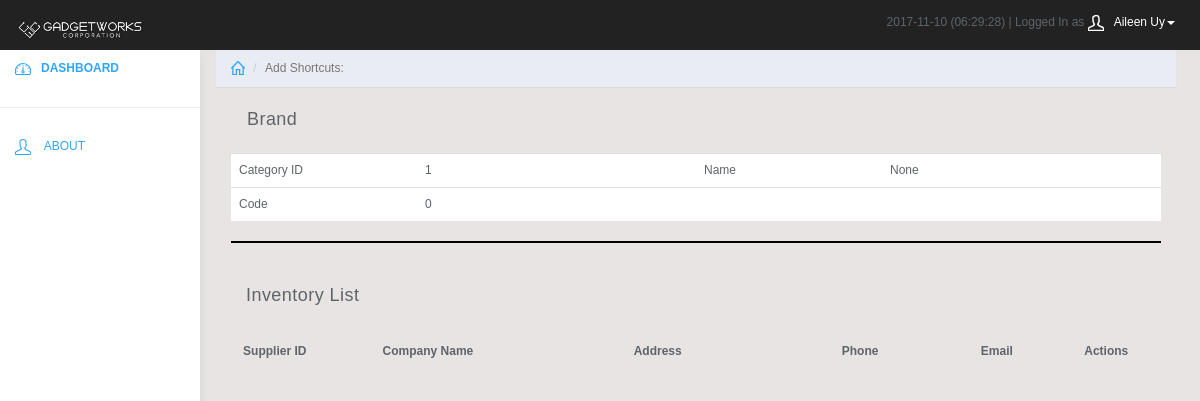
The app's page /branch/brand_supplier_list.php?id=1&action=view (signed in) with its own data.
### tables this page shows
CREATE TABLE `entity` (
  `ID` int(11) NOT NULL AUTO_INCREMENT,
  `Name` varchar(120) NOT NULL,
  `Address` varchar(225) NOT NULL,
  `Phone` varchar(120) NOT NULL,
  `Birthdate` datetime NOT NULL,
  `Username` varchar(120) NOT NULL,
  `Password` varchar(45) NOT NULL,
  `Level` int(11) NOT NULL,
  `Type` int(11) NOT NULL,
  `Mark` int(11) NOT NULL,
  PRIMARY KEY (`ID`)
);

CREATE TABLE `brand` (
  `ID` int(11) NOT NULL AUTO_INCREMENT,
  `Code` int(11) NOT NULL DEFAULT '0',
  `Name` varchar(45) NOT NULL DEFAULT '',
  PRIMARY KEY (`ID`)
);

### branch/brand_supplier_list.php (the view, shortened to what this page needs)
<html>
	<?php require_once("../resource/sections/branch_header.php"); ?>
	<body>
		<?php
			require_once("../resource/sections/branch_banner.php");
			require_once("../resource/sections/branch_menu.php");
		?>
		<link rel="stylesheet" type="text/css" href="https://cdn.datatables.net/1.10.11/css/jquery.dataTables.min.css"/>
		<link rel="stylesheet" type="text/css" href="https://cdn.datatables.net/responsive/2.0.2/css/responsive.dataTables.min.css"/>
		<div class="col-sm-9 col-sm-offset-3 col-lg-10 col-lg-offset-2 main">
		<?php require_once("../resource/sections/branch_shortcuts.php"); ?>
			<div>
				<div class="row" style="margin-left:1px;">
					<div class="panel-heading">Brand</div>
				</div>
				<table class="table" style="width:100%;font-size:12px">
					<?php
						require_once("../resource/database/hive.php");
						$id = $_GET['id'];
						$result3 = mysqli_query($mysqli, "SELECT * FROM `brand` WHERE `ID` = '$id'");
						$result3->data_seek(0);
					    	$row3 = $result3->fetch_row();
					?>
					<tr><td style="width:20%">Category ID</td><td style="width:30%"><?php echo $row3[0]; ?></td>
					<td style="width:20%">Name</td><td style="width:30%"><?php echo $row3[2]; ?></td></tr>
					<tr><td style="width:20%">Code</td><td style="width:30%"><?php echo $row3[1]; ?></td><td style="width:20%"></td><td style="width:30%"></tr>
				</table>
				<hr style="border-top: 2px solid black;">
				<div class="panel-heading"> Inventory List</div>
				<div class="table-wrapper">
			        	<table id="patients3" class="display responsive nowrap selecttable" cellspacing="0" width="100%">
						<?php
							echo '<thead>';
							echo '<tr style="text-align:center;font-weight:bold;">';
							echo '<th style="width:8%;text-align:center;" data-priority="1">Supplier ID</th>';
							echo '<th style="width:20%;text-align:center;" data-priority="2">Company Name</th>';
							echo '<th style="width:22%;text-align:center;" data-priority="5">Address</th>';
							echo '<th style="width:15%;text-align:center;" data-priority="4">Phone</th>';
							echo '<th style="width:10%;text-align:center;" data-priority="6">Email</th>';
							echo '<th style="width:10%;text-align:center;" data-priority="7">Actions</th>';
							echo '</tr></thead><tbody>';
						?>
						</tbody>
					</table>
				</div>
			</div>
		</div>
	</body>
</html>\

### resource/sections/branch_banner.php (shortened to what this page needs)
<nav class="navbar navbar-inverse navbar-fixed-top" role="navigation">
		<div class="container-fluid">
			<div class="navbar-header">
				<a class="navbar-brand" href="index.php"><img src="/resource/images/gwbannerlogo2.png" height="30" alt="Banner Image"/></a>
				<ul class="user-menu">
					<li class="dropdown pull-right">
						<?php
							require_once("../resource/database/hive.php");
							$date_today = date("Y-m-d");
							$userID = $_SESSION['id'];
							$myname = mysqli_query($mysqli, "SELECT `Name` FROM `entity` WHERE `ID` = '$userID'");
							$myname = mysqli_fetch_row($myname);
							$userName = $myname[0];
							echo $date_today.' (<span id="clock"><script type="text/javascript">startclock();</script></span>) | Logged In as <a href="#" class="dropdown-toggle" data-toggle="dropdown"><svg class="glyph stroked male-user"><use xlink:href="#stroked-male-user"></use></svg>'.$userName.'<span class="caret"></span></a>
						<ul class="dropdown-menu" role="menu">
							<li><a href="#"><svg class="glyph stroked male-user"><use xlink:href="#stroked-male-user"></use></svg> Profile</a></li>
							<li><a href="about_profile.php"><svg class="glyph stroked gear"><use xlink:href="#stroked-gear"></use></svg> Settings</a></li>
							<li><a href="logout.php"><svg class="glyph stroked cancel"><use xlink:href="#stroked-cancel"></use></svg> Logout</a></li>
						</ul>';
						?>
					</li>
				</ul>
			</div>
		</div>
	</nav>

### branch/css/styles.css (style rules this page uses)
body { background: #f1f4f7; padding-top: 50px; color: #5f6468; }
a, a:hover, a:focus { color: #30a5ff; }
.navbar-header .navbar-brand { color: #fff; font-size: 16px; text-transform: uppercase; font-weight: 500; letter-spacing: 2px; }
.panel-heading { font-size: 18px; font-weight: 300; letter-spacing: 0.025em; height: 66px; line-height: 45px; }
.navbar { border: 0; }
.user-menu { display: inline-block; margin-top: 14px; margin-right: 10px; float: right; list-style: none; padding: 0; }
.user-menu a { color: #fff; }
@media (min-width: 768px) { .navbar-header { width: 100%; } }
.table { background: #fff; }
.sidebar .glyph, .user-menu .glyph { height: 16px; width: 16px; margin: 0 10px 0 0; stroke-width: 3px; }
.user-menu .glyph { stroke-width: 4px; }

### resource/graphics/css/clinic_standard.css (style rules this page uses)
body { background:#E8E4E4; margin: 0px 2% 0px 2%; font-family: helvetica; font-size:12px; }
.table-wrapper { width:100%; font-size:12px; }
.selecttable { font-size:12px; margin-top:15px; }

### records on screen
entity: Name "Aileen Uy"
brand: ID "1", Name "None", Code "0"
